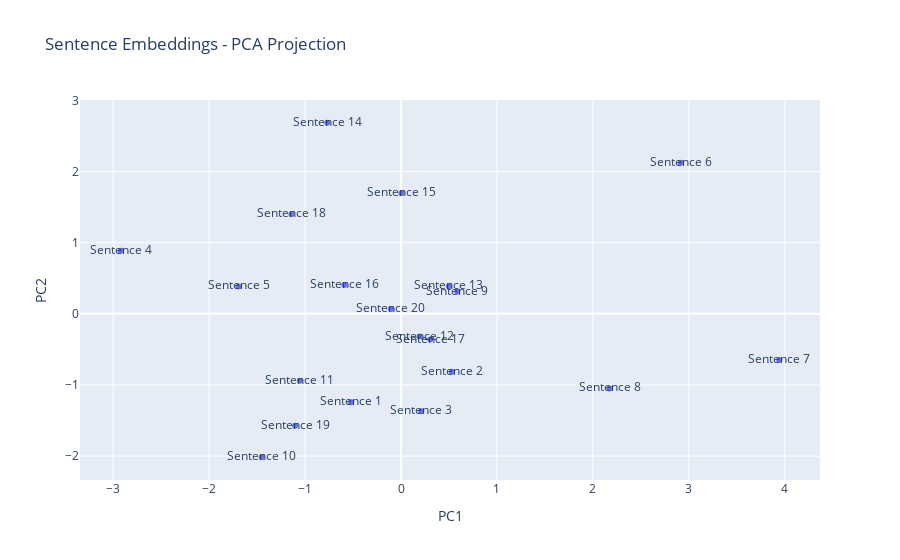

Source (notebook cell):
### Markdown cell above
#### Sentence Embedding

### Code cell
# Reduce dimensionality to 2D for visualization using PCA
print("Original shape of embeddings:", embeddings_np.shape)
pca = PCA(n_components=2)
reduced_embeddings = pca.fit_transform(embeddings_np)
df_embeddings = pd.DataFrame(reduced_embeddings, columns=['PC1', 'PC2'])
df_embeddings['Sentence'] = [f"Sentence {i+1}" for i in range(len(sample_sentences))]
fig = px.scatter(df_embeddings, x='PC1', y='PC2', text='Sentence', title="Sentence Embeddings - PCA Projection")
fig.show()

### Figure 1 — Plotly figure (JSON) as saved in the notebook; plotly's stock layout.template omitted (floating-point values rounded to 4 significant figures)
{"data": [{"hovertemplate": "PC1=%{x}<br>PC2=%{y}<br>Sentence=%{text}<extra></extra>", "legendgroup": "", "marker": {"color": "#636efa", "symbol": "circle"}, "mode": "markers+text", "name": "", "orientation": "v", "showlegend": false, "text": ["Sentence 1", "Sentence 2", "Sentence 3", "Sentence 4", "Sentence 5", "Sentence 6", "Sentence 7", "Sentence 8", "Sentence 9", "Sentence 10", "Sentence 11", "Sentence 12", "Sentence 13", "Sentence 14", "Sentence 15", "Sentence 16", "Sentence 17", "Sentence 18", "Sentence 19", "Sentence 20"], "type": "scatter", "x": [-0.5218, 0.5294, 0.2104, -2.921, -1.693, 2.914, 3.941, 2.173, 0.5864, -1.452, -1.055, 0.1919, 0.4986, -0.769, 0.004027, -0.591, 0.3041, -1.142, -1.104, -0.1051], "xaxis": "x", "y": [-1.243, -0.8151, -1.368, 0.8844, 0.3837, 2.121, -0.6497, -1.049, 0.3119, -2.016, -0.9416, -0.3203, 0.3869, 2.685, 1.695, 0.404, -0.3629, 1.399, -1.573, 0.06793], "yaxis": "y"}], "layout": {"legend": {"tracegroupgap": 0}, "title": {"text": "Sentence Embeddings - PCA Projection"}, "xaxis": {"anchor": "y", "domain": [0, 1], "title": {"text": "PC1"}}, "yaxis": {"anchor": "x", "domain": [0, 1], "title": {"text": "PC2"}}}}
